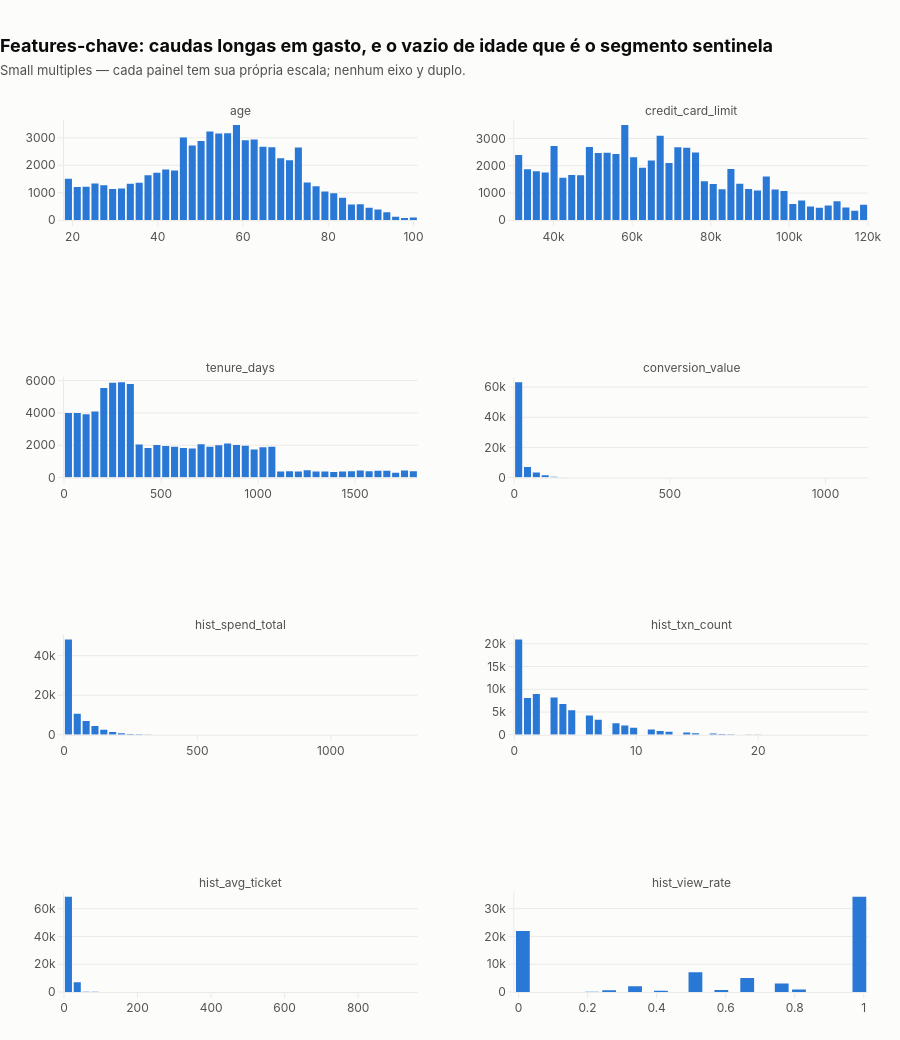

This figure's notebook cell:
### Markdown cell above
Leitura por blocos:

- **Nulos.** Só quatro colunas têm nulo, exatamente as quatro que o contrato permite (G8).
  `age` e `credit_card_limit` (12,8%) são o segmento sentinela. `hist_recency_days` (27,5%) e
  `hist_time_view_to_conv` (62,7%) significam "não há histórico" — fabricar um número ali
  (`recency = 0` diria "comprou hoje") corromperia a feature em silêncio. LightGBM consome o
  nulo direto.
- **Zeros.** 27,5% das linhas têm `hist_txn_count = 0` e `hist_spend_total = 0` — são os
  recebimentos de clientes que ainda não compraram nada antes daquele instante, concentrados na
  onda 0. Zero é o valor correto, não dado faltante. `conversion_value` é zero em 50,3% das linhas
  pelo mesmo motivo trivial: metade dos envios não converte.
- **Caudas.** `hist_spend_total` tem mediana 16,14 e máximo 1.325,72; `hist_avg_ticket`, mediana
  3,78 e máximo 962,10. Comportamento de compra é log-normal, não gaussiano — a cerca de Tukey
  marca 5,9% e 0,9% dessas linhas como "outlier", mas nenhuma delas é erro: é a cauda. É
  exatamente por isso que a segmentação da seção 7 aplica `log1p` antes de medir distância.
- **Sem valor impossível.** `age` vai a 101 (a sentinela 118 já virou nulo), `hist_view_rate` fica
  em [0, 1], nada negativo em gasto.

### Code cell
DESTAQUES = ["age", "credit_card_limit", "tenure_days", "conversion_value",
             "hist_spend_total", "hist_txn_count", "hist_avg_ticket", "hist_view_rate"]
histogramas = {c: eda.numeric_histogram(processed, c, cfg.histogram_bins) for c in DESTAQUES}
eda.fig_feature_distributions(histogramas)

### Figure 1 — Plotly figure (JSON) as saved in the notebook; plotly's stock layout.template omitted (floating-point values rounded to 4 significant figures)
{"data": [{"hovertemplate": "age ≈ %{x:.4g}<br>%{y:,} linhas<extra></extra>", "marker": {"color": "#2a78d6"}, "name": "age", "type": "bar", "x": [19.04, 21.11, 23.19, 25.26, 27.34, 29.41, 31.49, 33.56, 35.64, 37.71, 39.79, 41.86, 43.94, 46.01, 48.09, 50.16, 52.24, 54.31, 56.39, 58.46, 60.54, 62.61, 64.69, 66.76, 68.84, 70.91, 72.99, 75.06, 77.14, 79.21, 81.29, 83.36, 85.44, 87.51, 89.59, 91.66, 93.74, 95.81, 97.89, 99.96], "xaxis": "x", "y": [1508, 1206, 1224, 1336, 1278, 1136, 1153, 1325, 1362, 1634, 1728, 1845, 1812, 3009, 2720, 2881, 3226, 3157, 3165, 3465, 2909, 2937, 2671, 2653, 2253, 2185, 2644, 1378, 1238, 1049, 979, 821, 578, 583, 454, 395, 293, 128, 84, 99], "yaxis": "y"}, {"hovertemplate": "credit_card_limit ≈ %{x:.4g}<br>%{y:,} linhas<extra></extra>", "marker": {"color": "#2a78d6"}, "name": "credit_card_limit", "type": "bar", "x": [31120.0, 33380.0, 35620.0, 37880.0, 40120.0, 42380.0, 44620.0, 46880.0, 49120.0, 51380.0, 53620.0, 55880.0, 58120.0, 60380.0, 62620.0, 64880.0, 67120.0, 69380.0, 71620.0, 73880.0, 76120.0, 78380.0, 80620.0, 82880.0, 85120.0, 87380.0, 89620.0, 91880.0, 94120.0, 96380.0, 98620.0, 100900.0, 103100.0, 105400.0, 107600.0, 109900.0, 112100.0, 114400.0, 116600.0, 118900.0], "xaxis": "x2", "y": [2396, 1871, 1802, 1754, 2728, 1562, 1658, 1650, 2690, 2466, 2476, 2429, 3493, 2315, 1923, 2196, 3100, 2097, 2679, 2661, 2483, 1433, 1329, 1138, 1878, 1336, 1144, 1092, 1608, 1125, 1071, 600, 722, 506, 457, 540, 700, 469, 350, 574], "yaxis": "y2"}, {"hovertemplate": "tenure_days ≈ %{x:.4g}<br>%{y:,} linhas<extra></extra>", "marker": {"color": "#2a78d6"}, "name": "tenure_days", "type": "bar", "x": [22.79, 68.36, 113.9, 159.5, 205.1, 250.7, 296.2, 341.8, 387.4, 433.0, 478.5, 524.1, 569.7, 615.3, 660.8, 706.4, 752.0, 797.6, 843.1, 888.7, 934.3, 979.9, 1025.0, 1071.0, 1117.0, 1162.0, 1208.0, 1253.0, 1299.0, 1344.0, 1390.0, 1436.0, 1481.0, 1527.0, 1572.0, 1618.0, 1663.0, 1709.0, 1755.0, 1800.0], "xaxis": "x3", "y": [3995, 3994, 3912, 4087, 5545, 5871, 5900, 5786, 2040, 1821, 2011, 1958, 1902, 1829, 1803, 2065, 1903, 2006, 2102, 2018, 1968, 1743, 1880, 1910, 380, 386, 380, 444, 366, 374, 336, 378, 384, 441, 390, 419, 423, 303, 430, 394], "yaxis": "y3"}, {"hovertemplate": "conversion_value ≈ %{x:.4g}<br>%{y:,} linhas<extra></extra>", "marker": {"color": "#2a78d6"}, "name": "conversion_value", "type": "bar", "x": [14.21, 42.63, 71.05, 99.47, 127.9, 156.3, 184.7, 213.1, 241.6, 270.0, 298.4, 326.8, 355.2, 383.7, 412.1, 440.5, 468.9, 497.3, 525.8, 554.2, 582.6, 611.0, 639.4, 667.9, 696.3, 724.7, 753.1, 781.5, 810.0, 838.4, 866.8, 895.2, 923.6, 952.1, 980.5, 1009.0, 1037.0, 1066.0, 1123.0], "xaxis": "x4", "y": [63246, 7044, 3288, 1511, 566, 232, 67, 35, 18, 9, 16, 9, 11, 16, 15, 15, 11, 9, 14, 13, 13, 16, 5, 13, 10, 9, 8, 9, 8, 8, 10, 2, 7, 3, 2, 4, 1, 3, 1], "yaxis": "y4"}, {"hovertemplate": "hist_spend_total ≈ %{x:.4g}<br>%{y:,} linhas<extra></extra>", "marker": {"color": "#2a78d6"}, "name": "hist_spend_total", "type": "bar", "x": [16.57, 49.71, 82.86, 116.0, 149.1, 182.3, 215.4, 248.6, 281.7, 314.9, 348.0, 381.1, 414.3, 447.4, 480.6, 513.7, 546.9, 580.0, 613.1, 646.3, 679.4, 712.6, 745.7, 778.9, 812.0, 845.1, 878.3, 911.4, 944.6, 977.7, 1011.0, 1044.0, 1077.0, 1110.0, 1143.0, 1177.0, 1210.0, 1243.0, 1309.0], "xaxis": "x5", "y": [48191, 10690, 6923, 4444, 2554, 1415, 756, 381, 204, 96, 50, 34, 34, 41, 49, 28, 27, 34, 23, 25, 32, 28, 26, 20, 18, 18, 34, 23, 16, 11, 19, 12, 8, 4, 2, 2, 1, 3, 1], "yaxis": "y5"}, {"hovertemplate": "hist_txn_count ≈ %{x:.4g}<br>%{y:,} linhas<extra></extra>", "marker": {"color": "#2a78d6"}, "name": "hist_txn_count", "type": "bar", "x": [0.3625, 1.087, 1.812, 3.262, 3.987, 4.712, 6.162, 6.888, 8.338, 9.062, 9.787, 11.24, 11.96, 12.69, 14.14, 14.86, 16.31, 17.04, 17.76, 19.21, 19.94, 20.66, 22.11, 22.84, 24.29, 25.01, 25.74, 27.91, 28.64], "xaxis": "x6", "y": [20952, 8100, 8976, 8218, 6746, 5410, 4261, 3308, 2523, 2019, 1538, 1167, 845, 666, 475, 326, 253, 166, 123, 79, 50, 27, 22, 13, 5, 4, 3, 1, 1], "yaxis": "y6"}, {"hovertemplate": "hist_avg_ticket ≈ %{x:.4g}<br>%{y:,} linhas<extra></extra>", "marker": {"color": "#2a78d6"}, "name": "hist_avg_ticket", "type": "bar", "x": [12.03, 36.08, 60.13, 84.18, 108.2, 132.3, 156.3, 180.4, 204.4, 228.5, 252.6, 276.6, 300.7, 324.7, 348.8, 372.8, 396.9, 420.9, 445.0, 469.0, 493.1, 517.1, 565.2, 613.3, 733.6, 829.8, 853.9, 950.1], "xaxis": "x7", "y": [68629, 7093, 148, 102, 74, 52, 44, 23, 24, 13, 12, 5, 17, 5, 12, 1, 3, 1, 4, 2, 1, 2, 4, 1, 2, 1, 1, 1], "yaxis": "y7"}, {"hovertemplate": "hist_view_rate ≈ %{x:.4g}<br>%{y:,} linhas<extra></extra>", "marker": {"color": "#2a78d6"}, "name": "hist_view_rate", "type": "bar", "x": [0.0125, 0.2125, 0.2625, 0.3375, 0.4125, 0.5125, 0.5875, 0.6625, 0.7625, 0.8125, 0.9875], "xaxis": "x8", "y": [21991, 110, 614, 2067, 417, 7111, 751, 5021, 3022, 874, 34299], "yaxis": "y8"}], "layout": {"annotations": [{"font": {"color": "#52514e", "size": 12}, "showarrow": false, "text": "age", "x": 0.22, "xanchor": "center", "xref": "paper", "y": 1.0, "yanchor": "bottom", "yref": "paper"}, {"font": {"color": "#52514e", "size": 12}, "showarrow": false, "text": "credit_card_limit", "x": 0.78, "xanchor": "center", "xref": "paper", "y": 1.0, "yanchor": "bottom", "yref": "paper"}, {"font": {"color": "#52514e", "size": 12}, "showarrow": false, "text": "tenure_days", "x": 0.22, "xanchor": "center", "xref": "paper", "y": 0.705, "yanchor": "bottom", "yref": "paper"}, {"font": {"color": "#52514e", "size": 12}, "showarrow": false, "text": "conversion_value", "x": 0.78, "xanchor": "center", "xref": "paper", "y": 0.705, "yanchor": "bottom", "yref": "paper"}, {"font": {"color": "#52514e", "size": 12}, "showarrow": false, "text": "hist_spend_total", "x": 0.22, "xanchor": "center", "xref": "paper", "y": 0.41, "yanchor": "bottom", "yref": "paper"}, {"font": {"color": "#52514e", "size": 12}, "showarrow": false, "text": "hist_txn_count", "x": 0.78, "xanchor": "center", "xref": "paper", "y": 0.41, "yanchor": "bottom", "yref": "paper"}, {"font": {"color": "#52514e", "size": 12}, "showarrow": false, "text": "hist_avg_ticket", "x": 0.22, "xanchor": "center", "xref": "paper", "y": 0.115, "yanchor": "bottom", "yref": "paper"}, {"font": {"color": "#52514e", "size": 12}, "showarrow": false, "text": "hist_view_rate", "x": 0.78, "xanchor": "center", "xref": "paper", "y": 0.115, "yanchor": "bottom", "yref": "paper"}], "height": 1040, "margin": {"b": 48, "l": 64, "r": 32, "t": 120}, "showlegend": false, "title": {"text": "<b>Features-chave: caudas longas em gasto, e o vazio de idade que é o segmento sentinela</b><br><span style='font-size:13px;color:#52514e'>Small multiples — cada painel tem sua própria escala; nenhum eixo y duplo.</span>"}, "xaxis": {"anchor": "y", "domain": [0.0, 0.44]}, "xaxis2": {"anchor": "y2", "domain": [0.56, 1.0]}, "xaxis3": {"anchor": "y3", "domain": [0.0, 0.44]}, "xaxis4": {"anchor": "y4", "domain": [0.56, 1.0]}, "xaxis5": {"anchor": "y5", "domain": [0.0, 0.44]}, "xaxis6": {"anchor": "y6", "domain": [0.56, 1.0]}, "xaxis7": {"anchor": "y7", "domain": [0.0, 0.44]}, "xaxis8": {"anchor": "y8", "domain": [0.56, 1.0]}, "yaxis": {"anchor": "x", "domain": [0.885, 1.0]}, "yaxis2": {"anchor": "x2", "domain": [0.885, 1.0]}, "yaxis3": {"anchor": "x3", "domain": [0.59, 0.705]}, "yaxis4": {"anchor": "x4", "domain": [0.59, 0.705]}, "yaxis5": {"anchor": "x5", "domain": [0.295, 0.41]}, "yaxis6": {"anchor": "x6", "domain": [0.295, 0.41]}, "yaxis7": {"anchor": "x7", "domain": [0.0, 0.115]}, "yaxis8": {"anchor": "x8", "domain": [0.0, 0.115]}}}
